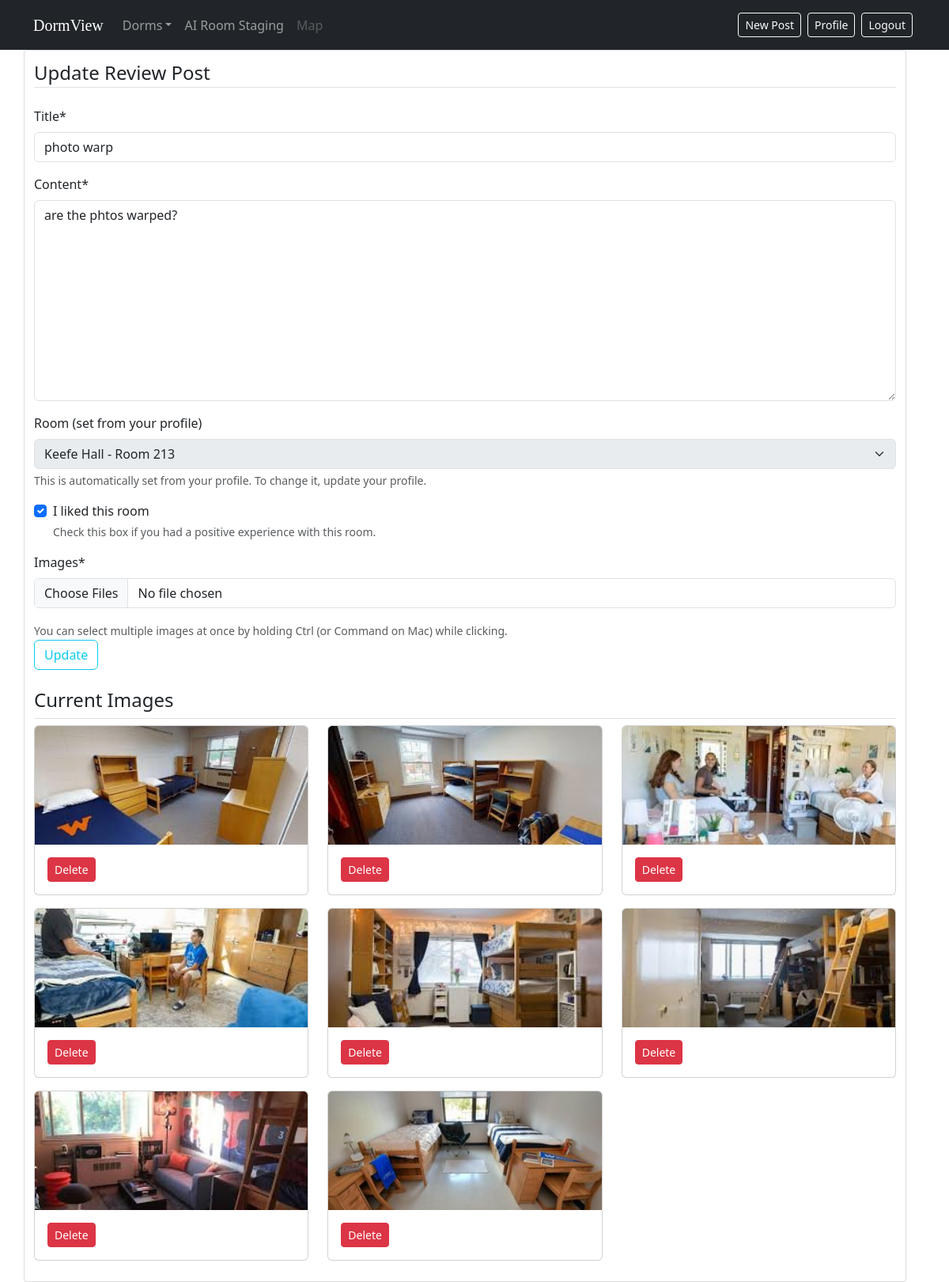
Screenshot of /post/3/update/ (signed in) with the database file from the repository.
### review/models.py (models this page shows, shortened)
class Post(models.Model):
    title = models.CharField(max_length=100)
    content = models.TextField()
    date_posted = models.DateTimeField(default=timezone.now)
    author = models.ForeignKey(User, on_delete=models.CASCADE)
    room = models.ForeignKey(Room, on_delete=models.CASCADE, related_name='reviews', null=True)
    liked = models.BooleanField(default=False)  # Added like feature

class PostImage(models.Model):
    post = models.ForeignKey(Post, related_name='images', on_delete=models.CASCADE)
    image = models.ImageField(upload_to='post_images')
    caption = models.CharField(max_length=100, blank=True, null=True)

### review/views.py (the view, shortened to what this page needs)
# urls.py: path('post/<int:pk>/update/', PostUpdateView.as_view(), name='post-update'),
class PostUpdateView(LoginRequiredMixin, UserPassesTestMixin, View):
    def get(self, request, pk):
        post = get_object_or_404(Post, pk=pk)
        post_form = PostForm(instance=post)
        image_form = PostImageForm()
        post_form.fields['room'].disabled = True
        post_form.fields['room'].widget.attrs.update({'readonly': True})
        post_form.fields['room'].required = False
        return render(request, 'review/post_update.html', {
            'post_form': post_form,
            'image_form': image_form,
            'post': post
        })
    def test_func(self):
        post = get_object_or_404(Post, pk=self.kwargs.get('pk'))
        return self.request.user == post.author

### review/forms.py
class PostForm(forms.ModelForm):
    class Meta:
        model = Post
        fields = ['title', 'content', 'room', 'liked']
        widgets = {
            'liked': forms.CheckboxInput(attrs={'class': 'form-check-input'}),
        }
        labels = {
            'liked': 'I liked this room',
            'room': 'Room (set from your profile)',
        }
        help_texts = {
            'liked': 'Check this box if you had a positive experience with this room.',
            'room': 'This is automatically set from your profile. To change it, update your profile.',
        }
    def __init__(self, *args, **kwargs):
        super(PostForm, self).__init__(*args, **kwargs)
        self.fields['room'].queryset = Room.objects.all().order_by('dorm__name', 'room_number')
        self.fields['room'].empty_label = "Select a room"
        field_order = ['title', 'content', 'room', 'liked']
        self.order_fields(field_order)

class PostImageForm(forms.ModelForm):
    image = MultipleFileField(label='Images')
    class Meta:
        model = PostImage
        fields = ['image']

### review/models.py (called while the page is built)
    def __str__(self):
        return f"{self.dorm.name} - Room {self.room_number}"

### review/templates/review/post_update.html (shortened to what this page needs)
{% extends 'review/base.html' %}
{% load crispy_forms_tags %}
{% block content %}
    <div class="content-section">
        <form method="POST" enctype="multipart/form-data">
            <fieldset class="form-group">
                <legend class="border-bottom mb-4">Update Review Post</legend>
                {{ post_form|crispy }}
                {{ image_form|crispy }}
                <small class="text-muted">You can select multiple images at once by holding Ctrl (or Command on Mac) while clicking.</small>
            </fieldset>
            <div class="form-group">
               <button class="btn btn-outline-info" type="submit">Update</button>
            </div>
        </form>
        {% if post.images.all %}
            <div class="mt-4">
                <h4 class="border-bottom pb-2">Current Images</h4>
                <div class="row">
                    {% for img in post.images.all %}
                        <div class="col-md-4 mb-3">
                            <div class="card">
                                <img src="{{ img.image.url }}" class="card-img-top" alt="Post Image">
                                <div class="card-body">
                                    <form method="POST" action="{% url 'post-image-delete' img.id %}">
                                        <button type="submit" class="btn btn-sm btn-danger">Delete</button>
                                    </form>
                                </div>
                            </div>
                        </div>
                    {% endfor %}
                </div>
            </div>
        {% endif %}
    </div>
{% endblock content %}

### review/static/review/main.css (style rules this page uses)
body { background: #fafafa; color: #333333; margin-top: 5rem; }
h1, h2, h3, h4, h5, h6 { color: #444444; }
.content-section { background: #ffffff; padding: 10px 20px; border: 1px solid #dddddd; border-radius: 3px; margin-bottom: 20px; }
.card-img-top { height: 150px; object-fit: cover; }

### review/static/review/main_style.css (style rules this page uses)
body { font-family: mona_font;; }

### rows the page displays
Post: title "photo warp", content "are the phtos warped?", room "Keefe Hall - Room 213", liked "☑"
PostImage: image (picture)
PostImage: image (picture)
PostImage: image (picture)
PostImage: image (picture)
PostImage: image (picture)
PostImage: image (picture)
PostImage: image (picture)
PostImage: image (picture)
